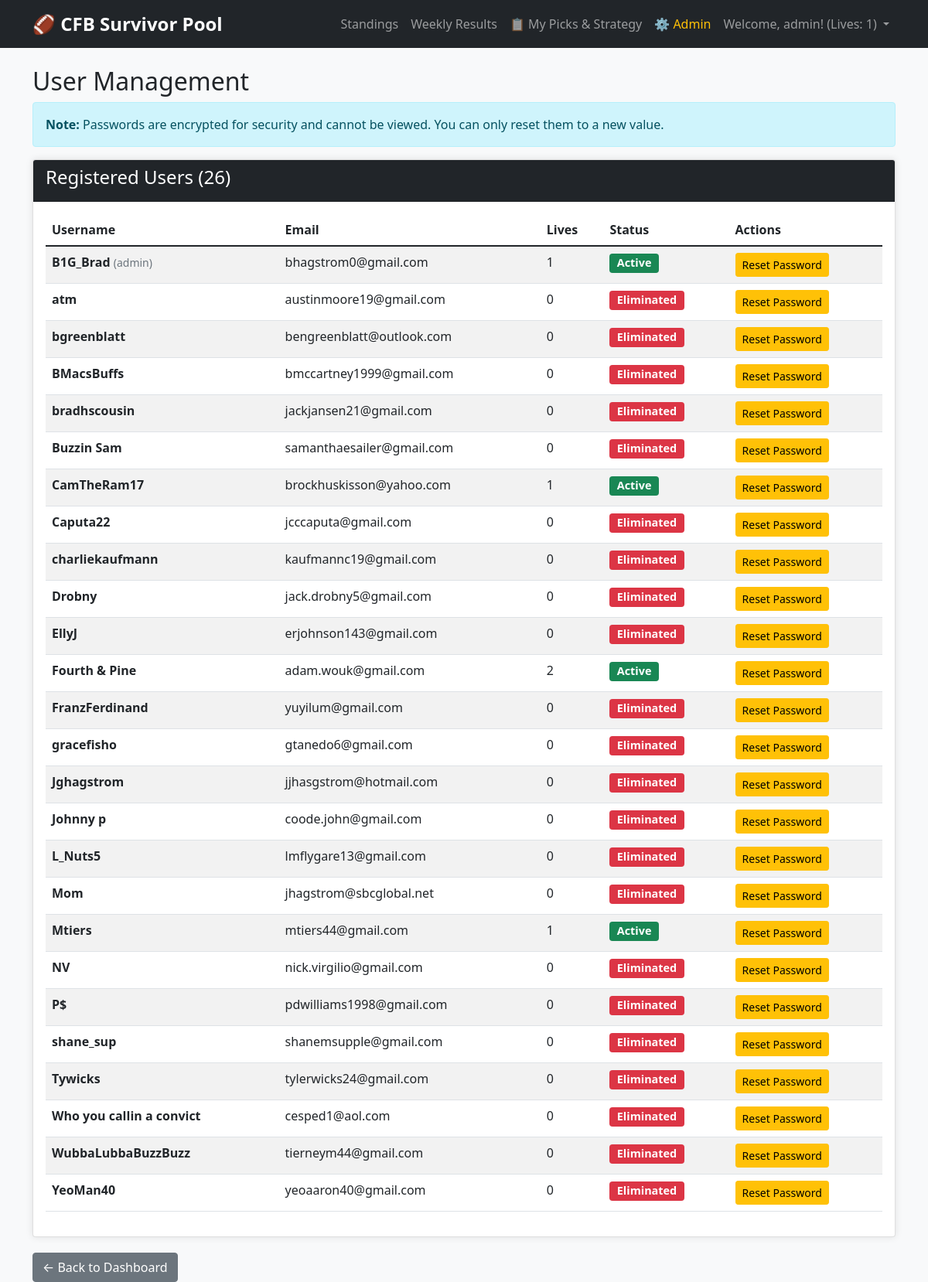
The app's page /admin/users (signed in) with its own data.
### models.py (models this page shows, shortened)
class User(UserMixin, db.Model):
    id = db.Column(db.Integer, primary_key=True)
    username = db.Column(db.String(80), unique=True, nullable=False)
    email = db.Column(db.String(120), unique=True, nullable=False)
    password = db.Column(db.String(200), nullable=False)
    lives_remaining = db.Column(db.Integer, default=2)
    is_eliminated = db.Column(db.Boolean, default=False)
    has_paid = db.Column(db.Boolean, default=False)
    cumulative_spread = db.Column(db.Float, default=0.0)
    picks = db.relationship('Pick', backref='user', lazy=True)
    @property
    def display_name(self):
        if self.username == 'admin':
            return 'B1G_Brad'
        return self.username

### app.py (the view)
@app.route('/admin/users')
@admin_required
def admin_users():
    all_users = User.query.order_by(func.lower(User.username)).all()
    return render_template('admin/users.html', users=all_users)

### app.py (called while the page is built)
@app.context_processor
def inject_helpers():
    helpers = {
        'format_deadline': format_deadline,
        'to_pool_time': to_pool_time,
        'get_current_time': get_current_time,
        'timezone': POOL_TZ_NAME,
    }
    helpers.update(get_display_helpers())
    return helpers

@login_manager.user_loader
def load_user(user_id):
    return db.session.get(User, int(user_id))

def admin_required(f):
    @wraps(f)
    def decorated_function(*args, **kwargs):
        if not current_user.is_authenticated:
            flash('Please log in first.', 'error')
            return redirect(url_for('login'))
        if current_user.username not in ['admin', 'B1G_Brad']:
            flash('Admin access required.', 'error')
            return redirect(url_for('index'))
        return f(*args, **kwargs)
    return decorated_function

### display_utils.py (called while the page is built)
def get_display_helpers():
    return {
        'get_week_display_name': get_week_display_name,
        'get_week_short_label': get_week_short_label,
        'is_week_playoff': is_week_playoff,
        'format_week_for_title': format_week_for_title,
        'format_week_for_navigation': format_week_for_navigation,
        'get_playoff_teams': get_playoff_teams
    }

### templates/admin/users.html (shortened to what this page needs)
{% extends "base.html" %}
{% block content %}
<h2>User Management</h2>
<div class="alert alert-info">
    <strong>Note:</strong> Passwords are encrypted for security and cannot be viewed.
    You can only reset them to a new value.
</div>
<div class="card">
    <div class="card-header bg-dark text-white">
        <h4>Registered Users ({{ users|length }})</h4>
    </div>
    <div class="card-body">
        <table class="table table-striped">
            <thead>
                <tr>
                    <th>Username</th>
                    <th>Email</th>
                    <th>Lives</th>
                    <th>Status</th>
                    <th>Actions</th>
                </tr>
            </thead>
            <tbody>
                {% for user in users %}
                <tr>
                    <td><strong>{{ user.display_name }}</strong>
   {% if user.username != user.display_name %}
       <small class="text-muted">({{ user.username }})</small>
   {% endif %}</td>
                    <td>{{ user.email }}</td>
                    <td>{{ user.lives_remaining }}</td>
                    <td>
                        {% if user.is_eliminated %}
                            <span class="badge bg-danger">Eliminated</span>
                        {% else %}
                            <span class="badge bg-success">Active</span>
                        {% endif %}
                    </td>
                    <td>
                        <button type="button" class="btn btn-sm btn-warning"
                                data-bs-toggle="modal"
                                data-bs-target="#resetModal{{ user.id }}">
                            Reset Password
                        </button>
                    </td>
                </tr>
                {% endfor %}
            </tbody>
        </table>
    </div>
</div>
<div class="mt-3">
    <a href="{{ url_for('admin_dashboard') }}" class="btn btn-secondary">← Back to Dashboard</a>
</div>
{% endblock %}

### templates/base.html (shortened to what this page needs)
<!DOCTYPE html>
<html lang="en">
<head>
    <link href="https://cdn.jsdelivr.net/npm/bootstrap@5.1.3/dist/css/bootstrap.min.css" rel="stylesheet">
    <link rel="stylesheet" href="{{ url_for('static', filename='style.css') }}">
</head>
<body>
    <nav class="navbar navbar-expand-lg navbar-dark bg-dark">
        <div class="container">
            <a class="navbar-brand" href="{{ url_for('index') }}">🏈 CFB Survivor Pool</a>
            <div class="collapse navbar-collapse" id="navbarNav">
                <ul class="navbar-nav ms-auto">
                    {% if current_user.is_authenticated %}
                        <li class="nav-item">
                            <a class="nav-link" href="{{ url_for('index') }}">Standings</a>
                        </li>
                        <li class="nav-item">
                            <a class="nav-link" href="{{ url_for('weekly_results') }}">Weekly Results</a>
                        </li>
                        <li class="nav-item">
                            <a class="nav-link" href="{{ url_for('my_picks') }}">📋 My Picks & Strategy</a>
                        </li>
                        {% if current_user.username in ['admin', 'commissioner'] %}
                            <li class="nav-item">
                                <a class="nav-link text-warning" href="{{ url_for('admin_dashboard') }}">
                                    ⚙️ Admin
                                </a>
                            </li>
                        {% endif %}
                        <li class="nav-item dropdown">
                            <a class="nav-link dropdown-toggle" href="#" id="userDropdown"
                               role="button" data-bs-toggle="dropdown" aria-expanded="false">
                                Welcome, {{ current_user.username }}!
                                (Lives: {{ current_user.lives_remaining }})
                            </a>
                        </li>
                    {% endif %}
                </ul>
            </div>
        </div>
    </nav>
    <div class="container mt-4">
        {% block content %}{% endblock %}
    </div>
</body>
</html>

### static/style.css (style rules this page uses)
body { background-color: #f8f9fa; }
.navbar-brand { font-size: 1.5rem; font-weight: bold; }
.card { box-shadow: 0 0 10px rgba(0,0,0,0.1); margin-bottom: 20px; }
.table { background-color: white; }
.badge { font-size: 0.9rem; }

### records on screen
User: username "admin", lives_remaining "1", display_name "B1G_Brad", email "bhagstrom0@gmail.com", is_eliminated "Active"
User: display_name "atm", email "austinmoore19@gmail.com", lives_remaining "0", is_eliminated "Eliminated"
User: display_name "bgreenblatt", email "bengreenblatt@outlook.com", lives_remaining "0", is_eliminated "Eliminated"
User: display_name "BMacsBuffs", email "bmccartney1999@gmail.com", lives_remaining "0", is_eliminated "Eliminated"
User: display_name "bradhscousin", email "jackjansen21@gmail.com", lives_remaining "0", is_eliminated "Eliminated"
User: display_name "Buzzin Sam", email "samanthaesailer@gmail.com", lives_remaining "0", is_eliminated "Eliminated"
User: display_name "CamTheRam17", email "brockhuskisson@yahoo.com", lives_remaining "1", is_eliminated "Active"
User: display_name "Caputa22", email "jcccaputa@gmail.com", lives_remaining "0", is_eliminated "Eliminated"
User: display_name "charliekaufmann", email "kaufmannc19@gmail.com", lives_remaining "0", is_eliminated "Eliminated"
User: display_name "Drobny", email "jack.drobny5@gmail.com", lives_remaining "0", is_eliminated "Eliminated"
User: display_name "EllyJ", email "erjohnson143@gmail.com", lives_remaining "0", is_eliminated "Eliminated"
User: display_name "Fourth & Pine", email "adam.wouk@gmail.com", lives_remaining "2", is_eliminated "Active"
User: display_name "FranzFerdinand", email "yuyilum@gmail.com", lives_remaining "0", is_eliminated "Eliminated"
User: display_name "gracefisho", email "gtanedo6@gmail.com", lives_remaining "0", is_eliminated "Eliminated"
User: display_name "Jghagstrom", email "jjhasgstrom@hotmail.com", lives_remaining "0", is_eliminated "Eliminated"
User: display_name "Johnny p", email "coode.john@gmail.com", lives_remaining "0", is_eliminated "Eliminated"
User: display_name "L_Nuts5", email "lmflygare13@gmail.com", lives_remaining "0", is_eliminated "Eliminated"
User: display_name "Mom", email "jhagstrom@sbcglobal.net", lives_remaining "0", is_eliminated "Eliminated"
User: display_name "Mtiers", email "mtiers44@gmail.com", lives_remaining "1", is_eliminated "Active"
User: display_name "NV", email "nick.virgilio@gmail.com", lives_remaining "0", is_eliminated "Eliminated"
User: display_name "P$", email "pdwilliams1998@gmail.com", lives_remaining "0", is_eliminated "Eliminated"
User: display_name "shane_sup", email "shanemsupple@gmail.com", lives_remaining "0", is_eliminated "Eliminated"
User: display_name "Tywicks", email "tylerwicks24@gmail.com", lives_remaining "0", is_eliminated "Eliminated"
User: display_name "Who you callin a convict", email "cesped1@aol.com", lives_remaining "0", is_eliminated "Eliminated"
User: display_name "WubbaLubbaBuzzBuzz", email "tierneym44@gmail.com", lives_remaining "0", is_eliminated "Eliminated"
User: display_name "YeoMan40", email "yeoaaron40@gmail.com", lives_remaining "0", is_eliminated "Eliminated"

### other values on screen
{{ users|length }} "26"
